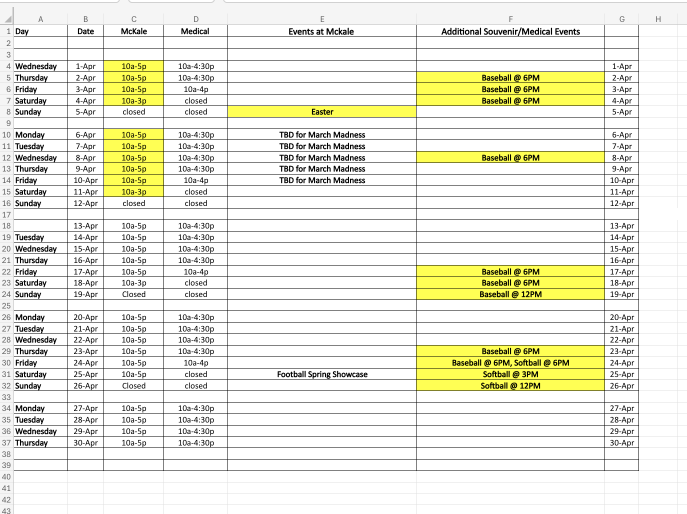
#> input picture process_calendar/april2026medicalmckale.png, 1374 x 1028 px, given as the content of the folder ./process_images_input, which was not available (shown at 1/2 size)
$ python process_images.py 1.0
#> lines starting #> are read from the running program, lines starting #| are printed output that depends on the picture; after the words box and inside, x2 and y2 are one past the last pixel; in counts of white or black regions, pixels touching at a corner belong together; pictures that were not available may be replaced by others from this repository, and a replacement may not be noted
#> in process_images, img is the input picture: PIL image 1374x1028 RGBA; mean R, G, B, A 235.5, 235.5, 221.6, 255
import os
import sys
from PIL import Image
import numpy as np

def crop_and_frame(image, tolerance=245, frame_ratio=0.08):
    """
    Crops whitespace and adds balanced framing around the subject.
    - tolerance: how bright a pixel must be to count as "white" (240–250 typical)
    - frame_ratio: how much whitespace to preserve around the cropped object (0.1 = 10%)
    """
#> called with tolerance = 245, frame_ratio = 1
    if image.mode == 'RGBA':
        background = Image.new('RGB', image.size, (255, 255, 255))
#> background: PIL image 1374x1028 RGB; every value is 255
        background.paste(image, mask=image.split()[3])
        img = background
    else:
        img = image.convert("RGB")
    img_array = np.asarray(img)

    # Identify non-white area
    mask = (img_array < tolerance).any(axis=2)
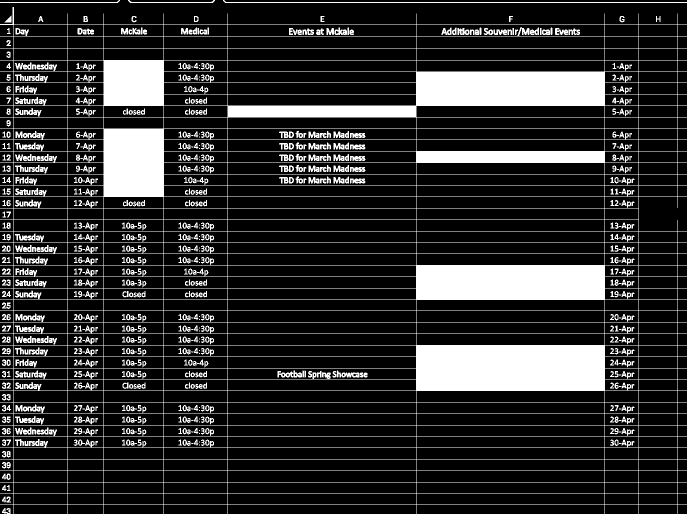
#> mask: shape (1028, 1374) bool (shown at 1/2 size); 18.3% white; 799 white regions (98 under 20 px), largest, box (x1, y1, x2, y2) and area: (0, 14, 1374, 1028) 199273, (446, 0, 1374, 6) 1862, (0, 0, 240, 6) 486
    coords = np.argwhere(mask)
#> coords = 258046 pairs, first value 0 to 1027, second value 0 to 1373
    if coords.size == 0:
        return img  # no subject found

    y0, x0 = coords.min(axis=0)
#> y0 = 0; x0 = 0
    y1, x1 = coords.max(axis=0) + 1
#> y1 = 1028; x1 = 1374
    cropped = img.crop((x0, y0, x1, y1))

    # Add framing (balanced whitespace)
    width, height = cropped.size
#> width = 1374; height = 1028
    pad_x = int(width * frame_ratio)
#> pad_x = 1374
    pad_y = int(height * frame_ratio)
#> pad_y = 1028

    new_w = width + 2 * pad_x
#> new_w = 4122
    new_h = height + 2 * pad_y
#> new_h = 3084
    framed = Image.new("RGB", (new_w, new_h), (255, 255, 255))
#> framed: PIL image 4122x3084 RGB; every value is 255
    framed.paste(cropped, (pad_x, pad_y))
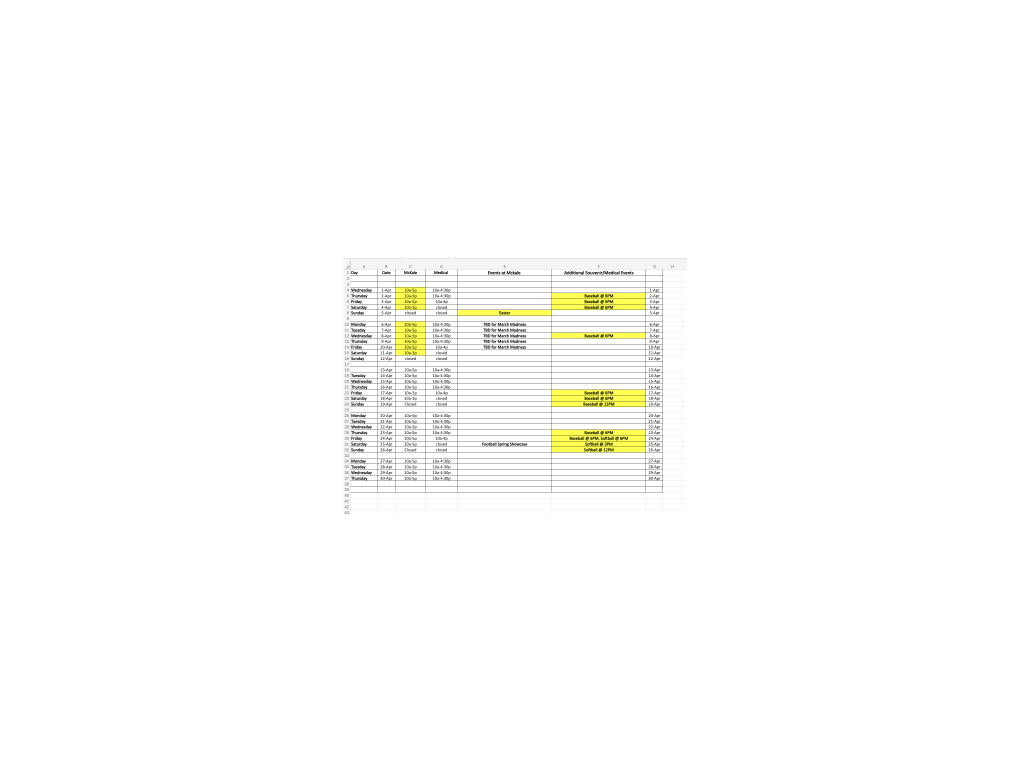
#> framed: PIL image 4122x3084 RGB (shown at 1/4 size); mean R, G, B 252.8, 252.8, 251.3

    return framed

def resize_and_center(image, target_size=(1000, 1000)):
    """
    Resizes proportionally (scales up or down) and centers image on a white 1000×1000 canvas.
    """
#> called with target_size = (1000, 1000)
    if image.mode == 'RGBA':
        bg = Image.new('RGB', image.size, (255, 255, 255))
        bg.paste(image, mask=image.split()[3])
        image = bg

    # Calculate scaling factor to fit image within target size while maintaining aspect ratio
    width_ratio = target_size[0] / image.width
#> width_ratio = 0.243
    height_ratio = target_size[1] / image.height
#> height_ratio = 0.324
    scale_factor = min(width_ratio, height_ratio)
#> scale_factor = 0.243

    # Resize image (scales up or down as needed)
    new_width = int(image.width * scale_factor)
#> new_width = 1000
    new_height = int(image.height * scale_factor)
#> new_height = 748
    image = image.resize((new_width, new_height), Image.LANCZOS)
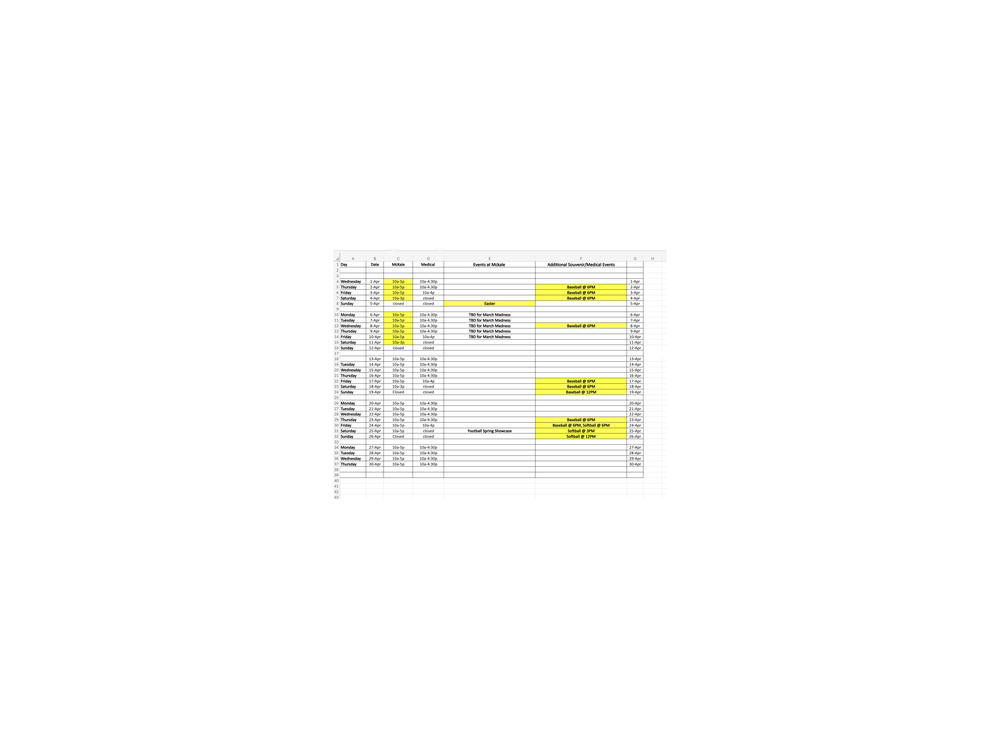
#> image: PIL image 1000x748 RGB; mean R, G, B 252.6, 252.6, 251.1

    # Center on white canvas
    background = Image.new("RGB", target_size, (255, 255, 255))
#> background: PIL image 1000x1000 RGB; every value is 255
    offset_x = (target_size[0] - image.width) // 2
#> offset_x = 0
    offset_y = (target_size[1] - image.height) // 2
#> offset_y = 126
    background.paste(image, (offset_x, offset_y))
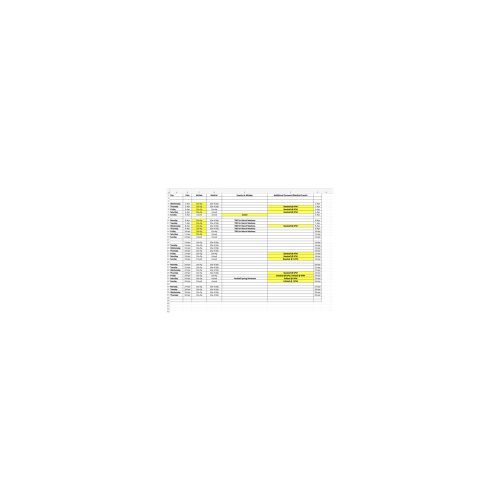
#> background: PIL image 1000x1000 RGB (shown at 1/2 size); mean R, G, B 253.2, 253.2, 252.1
    return background

def process_images(input_folder, output_folder="process_images_output", tolerance=245, frame_ratio=0.08):
    """
    Processes all images in a folder:
    - Crops whitespace
    - Adds balanced frame
    - Resizes to 1000×1000
    - Saves as .JPG
    """
    if not os.path.exists(output_folder):
        os.makedirs(output_folder)

    for filename in os.listdir(input_folder):
        if not filename.lower().endswith(('.png', '.jpg', '.jpeg', '.webp')):
            continue

        input_path = os.path.join(input_folder, filename)
        base_name = os.path.splitext(filename)[0]
        output_path = os.path.join(output_folder, f"{base_name}.jpg")

        img = Image.open(input_path)
        framed = crop_and_frame(img, tolerance=tolerance, frame_ratio=frame_ratio)
        final = resize_and_center(framed)
        final.save(output_path, "JPEG", quality=80, optimize=True)
        print(f"✅ Saved: {output_path}")

    print("🎉 All images cropped, framed, resized, and exported as JPGs!")

frame_ratio = float(sys.argv[1]) if len(sys.argv) > 1 else 0.08
process_images("./process_images_input", frame_ratio=frame_ratio)
